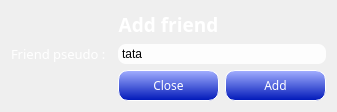
<?xml version="1.0" encoding="UTF-8"?>
<ui version="4.0">
 <class>AddFriendWindow</class>
 <widget class="QDialog" name="AddFriendWindow">
  <property name="geometry">
   <rect>
    <x>0</x>
    <y>0</y>
    <width>337</width>
    <height>109</height>
   </rect>
  </property>
  <property name="windowTitle">
   <string>LoginWindow</string>
  </property>
  <property name="styleSheet">
   <string notr="true">AddFriendWindow 
{
	border-image: url(./Img/dialog-background.jpg);
}</string>
  </property>
  <layout class="QGridLayout" name="gridLayout">
   <item row="1" column="0">
    <widget class="QLabel" name="loginLabel">
     <property name="font">
      <font>
       <family>MS Reference Sans Serif</family>
       <pointsize>10</pointsize>
      </font>
     </property>
     <property name="styleSheet">
      <string notr="true">color: rgb(255, 255, 255);</string>
     </property>
     <property name="text">
      <string>Friend pseudo :</string>
     </property>
    </widget>
   </item>
   <item row="1" column="1" colspan="2">
    <widget class="QLineEdit" name="loginLineEdit">
     <property name="styleSheet">
      <string notr="true">background-color: rgba(255, 255, 255, 230);
border-width: 2px;
border-radius: 8px;
border-color: rgb(0, 0, 0);
min-width: 10em;
padding: 2px;</string>
     </property>
     <property name="text">
      <string>tata</string>
     </property>
     <property name="maxLength">
      <number>42</number>
     </property>
    </widget>
   </item>
   <item row="2" column="0">
    <widget class="QLabel" name="serverResponseLabel">
     <property name="font">
      <font>
       <family>MS Reference Sans Serif</family>
       <pointsize>10</pointsize>
       <weight>75</weight>
       <bold>true</bold>
      </font>
     </property>
     <property name="text">
      <string/>
     </property>
    </widget>
   </item>
   <item row="2" column="1">
    <widget class="QPushButton" name="closePushButton">
     <property name="font">
      <font>
       <family>MS Reference Sans Serif</family>
      </font>
     </property>
     <property name="styleSheet">
      <string notr="true">QPushButton#closePushButton
{
	color: rgb(255, 255, 255);
	background-color: qlineargradient(spread:pad, x1:1, y1:1, x2:1, y2:0, stop:0 rgba(0, 24, 185, 255), stop:1 rgba(163, 175, 255, 255));
	border-style: outset;
	border-width: 1px;
	border-radius: 10px;
	border-color: rgb(255, 255, 255);
	min-width: 4em;
	padding: 6px;
}

QPushButton#closePushButton:hover
{
	background-color: qradialgradient(spread:pad, cx:0.5, cy:0.5, radius:0.5, fx:0.5, fy:0.5, stop:0 rgba(0, 148, 255, 255), stop:1 rgba(0, 8, 84, 255));
	border-style: inset;
}

 QPushButton#closePushButton:pressed 
{
	background-color: qlineargradient(spread:pad, x1:0, y1:0, x2:0, y2:1, stop:0 rgba(0, 56, 183, 255), stop:1 rgba(135, 172, 255, 255));
     border-style: inset;
 }

</string>
     </property>
     <property name="text">
      <string>Close</string>
     </property>
    </widget>
   </item>
   <item row="2" column="2">
    <widget class="QPushButton" name="addPushButton">
     <property name="font">
      <font>
       <family>MS Reference Sans Serif</family>
      </font>
     </property>
     <property name="styleSheet">
      <string notr="true">QPushButton#addPushButton
{
	color: rgb(255, 255, 255);
	background-color: qlineargradient(spread:pad, x1:1, y1:1, x2:1, y2:0, stop:0 rgba(0, 24, 185, 255), stop:1 rgba(163, 175, 255, 255));
	border-style: outset;
	border-width: 1px;
	border-radius: 10px;
	border-color: rgb(255, 255, 255);
	min-width: 4em;
	padding: 6px;
}

QPushButton#addPushButton:hover
{
	background-color: qradialgradient(spread:pad, cx:0.5, cy:0.5, radius:0.5, fx:0.5, fy:0.5, stop:0 rgba(0, 148, 255, 255), stop:1 rgba(0, 8, 84, 255));
	border-style: inset;
}

 QPushButton#addPushButton:pressed 
{
	background-color: qlineargradient(spread:pad, x1:0, y1:0, x2:0, y2:1, stop:0 rgba(0, 56, 183, 255), stop:1 rgba(135, 172, 255, 255));
     border-style: inset;
 }

</string>
     </property>
     <property name="text">
      <string>Add</string>
     </property>
    </widget>
   </item>
   <item row="0" column="0" colspan="3">
    <widget class="QLabel" name="loginTitleLabel">
     <property name="font">
      <font>
       <family>MS Reference Sans Serif</family>
       <pointsize>14</pointsize>
       <weight>75</weight>
       <bold>true</bold>
      </font>
     </property>
     <property name="styleSheet">
      <string notr="true">color: rgb(255, 255, 255);</string>
     </property>
     <property name="text">
      <string>Add friend</string>
     </property>
     <property name="alignment">
      <set>Qt::AlignCenter</set>
     </property>
    </widget>
   </item>
  </layout>
 </widget>
 <layoutdefault spacing="6" margin="11"/>
 <tabstops>
  <tabstop>loginLineEdit</tabstop>
  <tabstop>addPushButton</tabstop>
  <tabstop>closePushButton</tabstop>
 </tabstops>
 <resources/>
 <connections/>
</ui>
